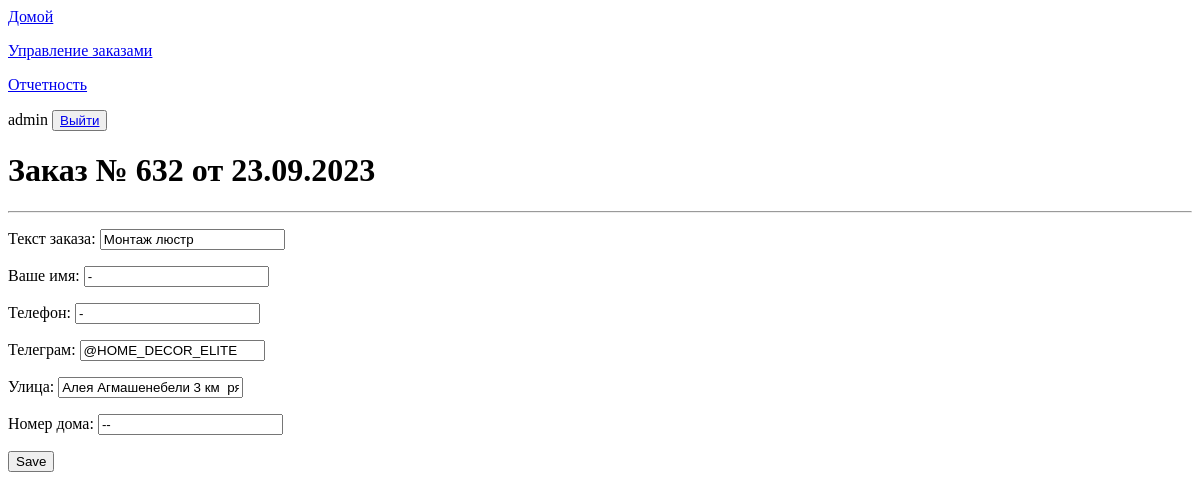
Page /list_order/update/632 (signed in) on the earlier database version.
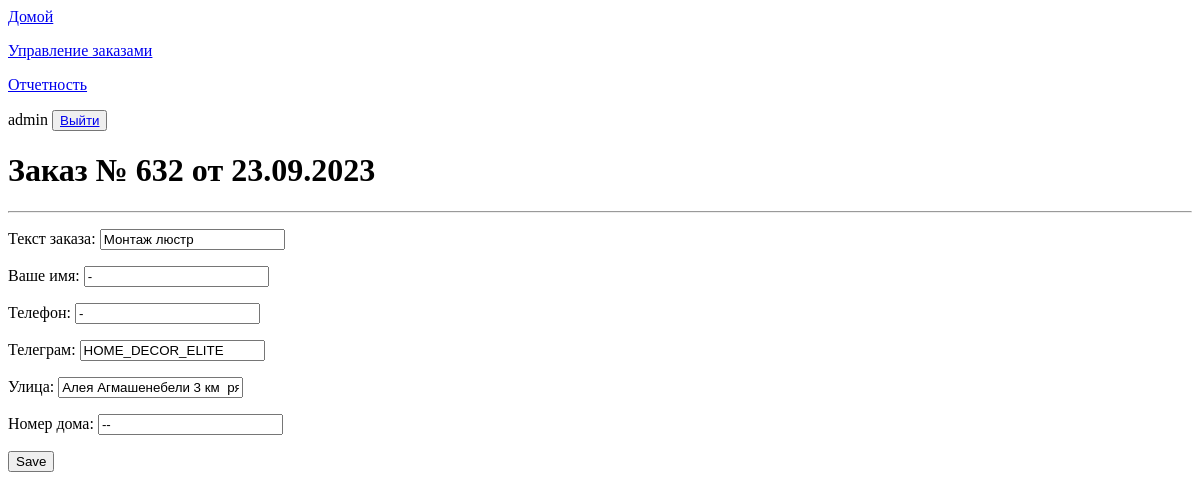
Same page on the later database version.
### app_site/models.py (models this page shows)
class OrderList(models.Model):
    time_in = models.DateTimeField(auto_now_add=True, verbose_name='Дата заказа')
    time_out = models.DateTimeField(null=True, blank=True, verbose_name='Дата выполнения')
    repairer_id = models.ForeignKey(User, on_delete=models.SET_NULL, null=True, blank=True,
                                    verbose_name='Мастер', default='', )
    price = models.DecimalField(decimal_places=2, max_digits=7, null=True, blank=True, verbose_name='Стоимость работ')
    text_order = models.CharField(max_length=1500, verbose_name='Описание проблемы', blank=True, null=True)
    customer_name = models.CharField(max_length=50, verbose_name='Ваше имя')
    customer_phone = models.CharField(max_length=16, verbose_name='Номер телефона')
    customer_telegram = models.CharField(max_length=26, verbose_name='Телеграм', blank=True, null=True)
    customer_code = models.CharField(max_length=16, verbose_name='Код организации', blank=True, null=True)
    address_city = models.CharField(max_length=2, choices=CITY_CHOICES, default='TB', null=True, blank=True,
                                    verbose_name='Город')
    order_status = models.CharField(max_length=3, choices=ORDER_STATUS, default='BEG', null=True, blank=True,
                                    verbose_name='Статус заказа')
    address_street_app = models.CharField(max_length=150, verbose_name='Улица', null=True, blank=True)
    address_num = models.CharField(max_length=10, verbose_name='Номер дома', null=True, blank=True)
    services = models.ManyToManyField('Service', through='Invoice')
    class Meta:
        verbose_name = 'Список заказов'
        verbose_name_plural = 'Список заказов'

### app_site/views.py (the view, shortened to what this page needs)
# urls.py: path('list_order/update/<int:pk>', OrderUpdate.as_view(), name='update'),
class OrderUpdate(LoginRequiredMixin, UpdateView):
    model = OrderList
    template_name = 'order_update.html'
    form_class = OrderForm
    def get_context_data(self, **kwargs):
        context = super().get_context_data(**kwargs)
        context['time_in'] = self.object.time_in
        context['pk'] = self.object.pk
        return context

### templates/order_update.html (shortened to what this page needs)
{% extends 'flatpages/default.html' %}
{% block body %}
{{ request.user.username }}
<button> <a href="/app/logout/">Выйти</a> </button>
<h1>Заказ № {{ pk }} от {{ time_in|date:"d.m.Y" }}</h1>
<hr>
<form action="" method="post" enctype="multipart/form-data">
    {{ form.as_p }}
    <input type="submit" value="Save" />
</form>
{% endblock body %}

Differences in the rows shown:
changed OrderList "Монтаж люстр": customer_telegram "@HOME_DECOR_ELITE" → "HOME_DECOR_ELITE"
